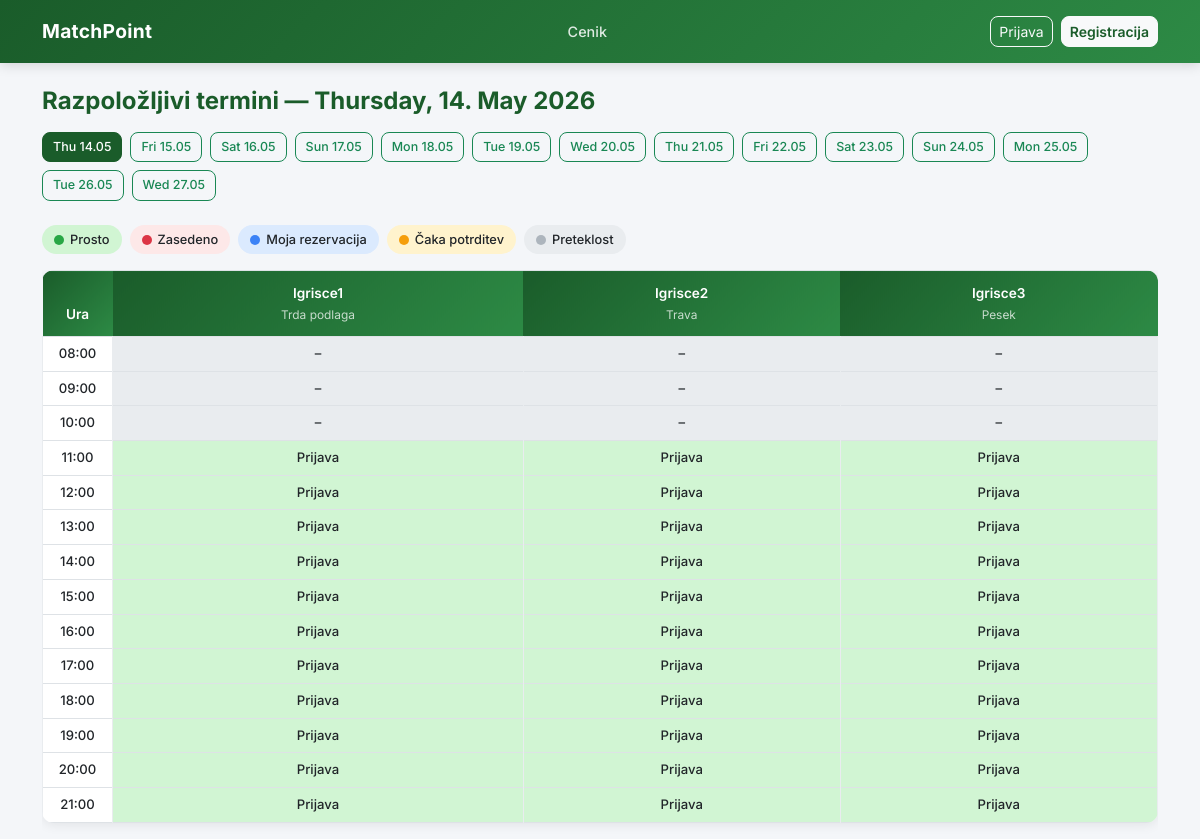
The app's page /, older data.
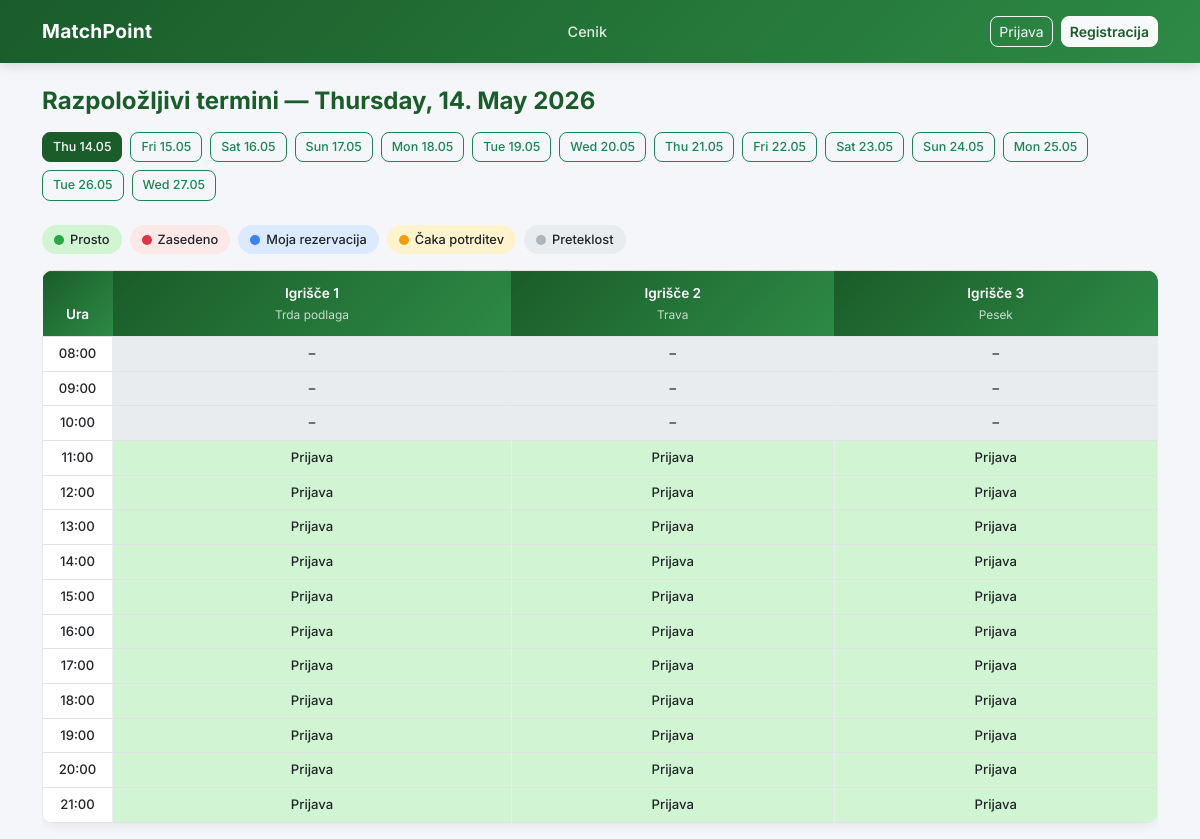
The same page, newer data.
### rezervacije/models.py (models this page shows, shortened)
class Igrisca(models.Model):
    class Povrsina(models.TextChoices):
        PESEK  = 'pesek',  'Pesek'
        TRAVA  = 'trava',  'Trava'
        TRDA   = 'trda',   'Trda podlaga'
    ime       = models.CharField(max_length=50)
    povrsina  = models.CharField(max_length=20, choices=Povrsina.choices, default=Povrsina.TRDA)
    aktivno   = models.BooleanField(default=True)        # admin lahko deaktivira
    cena_ura = models.DecimalField(max_digits=6, decimal_places=2, default=10.00)

### rezervacije/views.py (the view, shortened to what this page needs)
# urls.py: path('', views.grid, name='grid'),
def grid(request):
    datum_str = request.GET.get('datum')
    try:
        datum = date.fromisoformat(datum_str)
    except (TypeError, ValueError):
        datum = date.today()
    igrisca_list = Igrisca.objects.filter(aktivno=True)
    rezervacije = Rezervacija.objects.filter(
        datum=datum,
        status__in=['potrjena', 'cakajoca']
    ).select_related('uporabnik', 'igrisca')
    zasedenost = {}
    zdaj = datetime.datetime.now()
    grid_rows = []
    for termin in TERMINI:
        ura_str = termin.strftime('%H:%M')
        termin_dt = datetime.datetime.combine(datum, termin)
        je_preteklost = termin_dt < zdaj
        celice = []
        for ig in igrisca_list:
            rez = zasedenost.get((ig.id, ura_str))
            if je_preteklost:
                stanje = 'preteklost'
            elif rez is None:
                stanje = 'prosto'
            elif request.user.is_authenticated and rez.uporabnik == request.user:
                stanje = 'moje'
            elif rez.status == 'cakajoca':
                stanje = 'cakajoca'
                if request.user.is_authenticated and request.user.je_trener() and rez.trener == request.user:
                    stanje = 'trener_caka'
            else:
                stanje = 'zasedeno'
            celice.append({
                'igrisca': ig,
                'ura_str': ura_str,
                'stanje': stanje,
                'rezervacija': rez,
            })
        grid_rows.append({'termin': termin, 'ura_str': ura_str, 'celice': celice})
    koledar = [date.today() + timedelta(days=i) for i in range(14)]
    context = {
        'datum': datum,
        'igrisca': igrisca_list,
        'grid_rows': grid_rows,
        'koledar': koledar,
    }
    return render(request, 'grid.html', context)

### rezervacije/templates/grid.html
{% extends 'base.html' %}
{% block content %}
<h4 class="mb-3" style="color:#1a5c2a; font-weight:700;">Razpoložljivi termini — {{ datum|date:'l, d. F Y' }}</h4>
<div class="d-flex flex-wrap gap-2 mb-4">
    {% for dan in koledar %}
        <a href="?datum={{ dan|date:'Y-m-d' }}"
           class="btn btn-outline-success btn-sm datum-btn {% if dan == datum %}active{% endif %}">
            {{ dan|date:'D d.m' }}
        </a>
    {% endfor %}
</div>
<div class="d-flex gap-2 mb-3 flex-wrap">
    <span class="legenda-pill" style="background:#d1f5d3;">
        <span class="legenda-dot" style="background:#28a745;"></span> Prosto
    </span>
    <span class="legenda-pill" style="background:#fde8e8;">
        <span class="legenda-dot" style="background:#dc3545;"></span> Zasedeno
    </span>
    <span class="legenda-pill" style="background:#dbeafe;">
        <span class="legenda-dot" style="background:#3b82f6;"></span> Moja rezervacija
    </span>
    <span class="legenda-pill" style="background:#fff3cd;">
        <span class="legenda-dot" style="background:#f59e0b;"></span> Čaka potrditev
    </span>
    <span class="legenda-pill" style="background:#e9ecef;">
        <span class="legenda-dot" style="background:#adb5bd;"></span> Preteklost
    </span>
</div>
<div class="table-responsive">
<table class="table table-bordered grid-table">
    <thead>
        <tr>
            <th style="width:70px;">Ura</th>
            {% for ig in igrisca %}
                <th>{{ ig.ime }}<br><small class="fw-normal opacity-75">{{ ig.get_povrsina_display }}</small></th>
            {% endfor %}
        </tr>
    </thead>
    <tbody>
        {% for vrstica in grid_rows %}
        <tr>
            <td class="ura-col">{{ vrstica.ura_str }}</td>
            {% for celica in vrstica.celice %}
                {% if celica.stanje == 'preteklost' %}
                    <td class="cell-preteklost">–</td>
                {% elif celica.stanje == 'prosto' %}
                    {% if user.is_authenticated %}
                        <td class="cell-prosto"
                            onclick="window.location='{% url 'rezerviraj' celica.igrisca.id datum|date:'Y-m-d' celica.ura_str %}'">
                            Rezerviraj
                        </td>
                    {% else %}
                        <td class="cell-prosto"
                            onclick="window.location='{% url 'prijava' %}'">
                            Prijava
                        </td>
                    {% endif %}
                {% elif celica.stanje == 'moje' %}
                    <td class="cell-moje">Moje ✓</td>
                {% elif celica.stanje == 'trener_caka' %}
                    <td class="cell-trener-caka"
                        onclick="window.location='{% url 'trener_panel' %}'">
                        ⏳ Potrdi
                    </td>
                {% elif celica.stanje == 'cakajoca' %}
                    <td class="cell-cakajoca">Čaka...</td>
                {% else %}
                    <td class="cell-zasedeno">Zasedeno</td>
                {% endif %}
            {% endfor %}
        </tr>
        {% endfor %}
    </tbody>
</table>
</div>
{% endblock %}

Row changes from the older to the newer data that the page shows:
changed Igrisca "Trda podlaga": ime "Igrisce1" → "Igrišče 1"
changed Igrisca "Trava": ime "Igrisce2" → "Igrišče 2"
changed Igrisca "Pesek": ime "Igrisce3" → "Igrišče 3"
